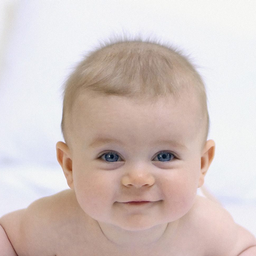
//> input picture img/baby1.png, 256 x 256 px, shrunk from 512 x 512 before the run, given in place of (null)1.png, which was not available
$ ./testcv   (built with g++ and OpenCV 4)
//> lines starting //> are read from the running program, lines starting //| are printed output that depends on the picture; after the words box and inside, x2 and y2 are one past the last pixel; in counts of white or black regions, pixels touching at a corner belong together; pictures that were not available may be replaced by others from this repository, and a replacement may not be noted
#include "opencv2/highgui/highgui.hpp"
#include "opencv2/imgproc/imgproc.hpp"
//#include <opencv2/highgui/highgui_c.h>
#include <iostream>
#include <math.h>

using namespace std;
using namespace cv;
float const PI = 4*atan(1);

void makeControlPoints(Mat &,int);
void makeOffset(Mat &,bool);
void warp(Mat,int);
void warpTemp(Vec2f &,Mat,int,int);
float B(float,int,int);
float calColorWork(Mat,Mat,int,int);
float calLengthWork(Mat,Mat);
Mat takeQuad(Vec2f* , int, int);
Mat takeQuads(Vec2f*, int, int);
Vec2f pixel2grid (int, int);
Vec2i grid2pixel(Vec2f);
bool compareWarp(Mat,Mat,int);
void smooth(Mat,Mat&);
float calAngleWork (Mat, Mat);
float measureAngle(Vec2f, Vec2f, Vec2f);

Mat offsets_4,offsets_25;
Mat img_dst,img_src;

int main(int argc, const char** argv) {
	if (argc!=2)
		cout << "Usage ./test <picture>" << endl;
	char pictureName1[100];
	sprintf(pictureName1,"/Users/judy/Documents/senior/SpecialProject/morphing/Implementation/img/%s1.png",argv[1]);
	char pictureName2[100];
	sprintf(pictureName2,"/Users/judy/Documents/senior/SpecialProject/morphing/Implementation/img/%s2.png",argv[1]);
	img_src = imread(pictureName1,CV_LOAD_IMAGE_UNCHANGED);
//> img_src is the input picture: 256 rows x 256 cols, CV_8UC3; mean B, G, R 193.9, 197.8, 212.2
	img_dst = imread(pictureName2,CV_LOAD_IMAGE_UNCHANGED);
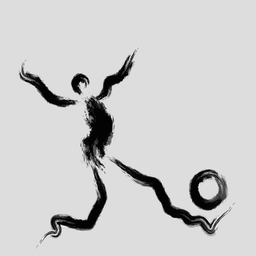
//> input picture img/brush1.png, 256 x 256 px, shrunk from 512 x 512 before the run, given in place of (null)2.png, which was not available
//> img_dst is the input picture: 256 rows x 256 cols, CV_8UC4; mean B, G, R, A 204.1, 204.1, 204.1, 255
	img_src.convertTo(img_src,CV_32FC3,1/255.0); //convert to 1~255 scale
//> img_src: 256 rows x 256 cols, CV_32FC3
	img_dst.convertTo(img_dst,CV_32FC3,1/255.0);
//> img_dst: 256 rows x 256 cols, CV_32FC4
	cout << "src size: " <<  img_src.rows << "x" << img_src.cols << endl;
//| src size: 256x256
	// cout << img_src.at<Vec3b>(32,22) << endl;
	cout << "dst size: " <<  img_dst.rows << "x" << img_dst.cols << endl;
//| dst size: 256x256
	//cout << img_dst << endl;
	if (img_src.rows != img_src.cols)
		cout << "please input square pictures" << endl;
	namedWindow("src",CV_WINDOW_AUTOSIZE);
	imshow("src",img_src);
	namedWindow("dst",CV_WINDOW_AUTOSIZE);
	imshow("dst",img_dst);

	makeOffset(offsets_4,0);
	makeOffset(offsets_25,1);

	// int i = 1;
	Mat ControlPoints;

	Mat tempControlPoints;
	bool stop=false;

	for ( int i=1; ; i++) {
		cout << " i: " << i << endl;
		Mat outputImg(img_dst.rows,img_dst.cols,CV_32FC3);
		Mat recordWarp = Mat::ones(img_dst.rows,img_dst.cols,CV_8U);

		if (i!=1) {
			tempControlPoints = ControlPoints.clone();
		}

		makeControlPoints(ControlPoints,i);


		// [7 lines of commented-out code are left out]

		cout << "CP moving " << endl;
		// cout << ControlPoints << endl << endl;

		warp(ControlPoints,i);
		cout << "CP moved end" << endl;
		cout << ControlPoints << endl << endl;
//| [0, 0, 0, 0.48100397, 0, 1, 0.5, 0, 0.5, 0.40100506, 0.5, 1, 1, 0, 1, 0.40100506, 1, 1;
//|  0, 0, 0, 0.48100397, 0, 1, 0.5, 0, 0.5, 0.40100506, 0.5, 1, 1, 0, 1, 0.40100506, 1, 1]
		for (int x=0; x<img_src.rows; x++)
			for (int y=0; y<img_src.cols; y++){
				Vec2f out = pixel2grid(x,y);
				warpTemp(out,ControlPoints,i,0);
				Vec2i outi = grid2pixel(out);
				outputImg.at<Vec3f>(outi[1],outi[0]) = img_src.at<Vec3f>(y,x);
				recordWarp.at<uchar>(outi[1],outi[0]) = 0;
				// cout << "outi " << outi  << " " << x << " " << y << " " << outputImg.at<Vec3f>(outi[1],outi[0]) << endl;
			}
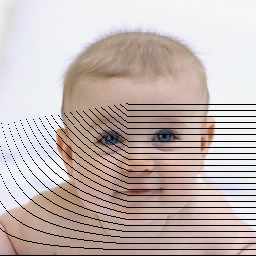
//> outputImg: 256 rows x 256 cols, CV_32FC3; mean B, G, R 0.695, 0.709, 0.763
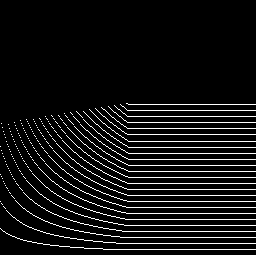
//> recordWarp: 256 rows x 256 cols, CV_8UC1; values 0 (black) and 1 (white), 8.1% white in thin lines or dots, all inside (x1, y1, x2, y2) = (0, 103, 256, 256)
		cout << "without smoothing done" << endl;


		smooth(recordWarp,outputImg);
		cout << "smoothing done" << endl;


		char windowName[20];
		sprintf(windowName,"warped_%d",i);
		namedWindow(windowName,CV_WINDOW_AUTOSIZE);
		imshow(windowName,outputImg);
		if (i!=1)
			stop = compareWarp(ControlPoints,tempControlPoints,i-1);
		cout << "stop? " << stop << endl;
		if (stop)
			break;

	}


// [15 lines of commented-out code are left out]

	waitKey(0);
	destroyWindow("src");
	destroyWindow("dst");
	destroyWindow("warped");
	return 0;
}
void smooth(Mat recordWarp, Mat& outputImg) {
	Mat nonZero;
	findNonZero(recordWarp,nonZero);
//> nonZero = contour of 5315 points, box (x1, y1, x2, y2) (0, 103, 256, 256), area 16258
	// cout <<"nonzero: " << nonZero.total() << endl;

	for (int z=0; z<nonZero.total(); z++) {
		// cout << "z: " << z << endl;
		Point nz = nonZero.at<Point>(z);
		// cout << "nz: " << nz.y << " " << nz.x << endl;

		int count =0;
		Vec3f sum = Vec3f(0.0,0.0,0.0);
		if (nz.y-1>=0 && nz.x-1>=0 && recordWarp.at<uchar>(nz.y-1,nz.x-1) == 0) {
			// cout << "record: " << nz.y << " " << nz.x << " " <<recordWarp.at<uchar>(nz.y-1,nz.x-1) << endl;
			sum += outputImg.at<Vec3f>(nz.y-1,nz.x-1);
			// cout << outputImg.at<Vec3f>(nz.y-1,nz.x-1) << " " << sum << endl;
			count++;
		}
		if (nz.y-1 >= 0 && recordWarp.at<uchar>(nz.y-1,nz.x) == 0) {
			sum += outputImg.at<Vec3f>(nz.y-1,nz.x);
			count++;
		}
		if (nz.y-1>=0 && nz.x+1 < img_src.cols && recordWarp.at<uchar>(nz.y-1,nz.x+1) == 0) {
			sum += outputImg.at<Vec3f>(nz.y-1,nz.x+1);
			count++;
		}
		if (nz.x-1 >= 0 && recordWarp.at<uchar>(nz.y,nz.x-1) == 0) {
			sum += outputImg.at<Vec3f>(nz.y,nz.x-1);
			count++;
		}
		if (nz.x+1 < img_src.cols && recordWarp.at<uchar>(nz.y,nz.x+1) == 0) {
			sum += outputImg.at<Vec3f>(nz.y,nz.x+1);
			count++;
		}
		if (nz.y+1 < img_src.rows && nz.x-1 >= 0 && recordWarp.at<uchar>(nz.y+1,nz.x-1) == 0) {
			sum += outputImg.at<Vec3f>(nz.y+1,nz.x-1);
			count++;
		}
		if (nz.y+1 < img_src.rows && recordWarp.at<uchar>(nz.y+1,nz.x) == 0) {
			sum += outputImg.at<Vec3f>(nz.y+1,nz.x);
			count++;
		}
		if (nz.y+1 < img_src.rows && nz.x+1 < img_src.cols && recordWarp.at<uchar>(nz.y+1,nz.x+1) == 0) {
			sum += outputImg.at<Vec3f>(nz.y+1,nz.x+1);
			count++;
		}

		// cout << "sum: " << sum << " count " << count << " " << endl;

		if (count != 0) {
			outputImg.at<Vec3f>(nz.y,nz.x) = sum/count;
			// cout << "sum: " << sum << " count " << count << " " << outputImg.at<Vec3f>(nz.y,nz.x) << endl;
		}
		// else
			// cout << "still no value" << endl;
	}
//> this loop made 5315 passes
//> (nz, sum) on passes 1 to 12: (Point(126, 103), [4.07, 4.36, 5.12]), (Point(127, 103), [3.49, 3.72, 4.36]), (Point(120, 104), [4.04, 4.34, 5.11]), (Point(128, 104), [3.49, 3.7, 4.34]), (Point(129, 104), [3.53, 3.74, 4.37]), (Point(130, 104), [3.55, 3.76, 4.4]), (Point(131, 104), [3.55, 3.76, 4.4]), (Point(132, 104), [3.54, 3.75, 4.39]), (Point(133, 104), [3.54, 3.75, 4.39]), (Point(134, 104), [3.53, 3.76, 4.4]), (Point(135, 104), [3.52, 3.77, 4.4]), (Point(136, 104), [3.53, 3.79, 4.43])
//> nz on pass 54: Point(178, 104)
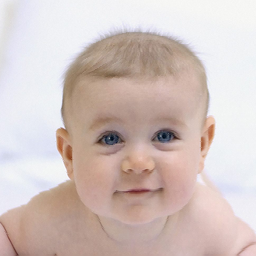
//> outputImg: 256 rows x 256 cols, CV_32FC3; 8.11% of pixels changed, all inside (x1, y1, x2, y2) = (0, 103, 256, 256)
}
bool compareWarp(Mat A, Mat B, int i) {
	int a_points = pow(2,i+1)+1;
	int b_points = pow(2,i)+1;
	Vec2f* b = B.ptr<Vec2f>(0);
	Vec2f* a = A.ptr<Vec2f>(0);

	for (int j=0; j<a_points; j++)
		for (int k=0; k<a_points; k++) {
			Vec2f sum = 0.25 * (b[(int)(floor(j/2)*b_points+floor(k/2))]
				+ b[(int)(floor((j+1)/2)*b_points+floor(k/2))]
				+ b[(int)(floor(j/2)*b_points+floor((k+1)/2))]
				+ b[(int)(floor((j+1)/2)*b_points+floor((k+1)/2))]);
			// cout << "sum: " << sum << " new: " << a[j*a_points+k] << endl;
			if (sum != a[j*a_points+k])
				return false;
		}
	return true;
}

void makeControlPoints(Mat &ControlPoints,int i) {
	int points = pow(2,i)+1;

	// if (i==1) {
		// cout << "points: " << points << endl;
		ControlPoints = Mat::zeros(2,points*points,CV_32FC2);
		//ControlPoints = (Mat_<double>(2,2) << 1,2,3,4);
		//cout << ControlPoints << endl << endl;
		Vec2f* ControlPoints0 = ControlPoints.ptr<Vec2f>(0);
		Vec2f* ControlPoints1 = ControlPoints.ptr<Vec2f>(1);
		//cout << "ControlPoints0: " << endl << ControlPoints0[1] << endl << endl;
		//cout << "ControlPoints1: " << endl << ControlPoints1[1] << endl << endl;
		for ( int j=0; j<=pow(2,i); j++ )
			for ( int k=0; k<=pow(2,i); k++ ) {
				Vec2f pt = Vec2f(j/pow(2,i),k/pow(2,i));
				//cout << "P(" << j << "," << k << ")=" << pt << endl;
				int idx = j*points + k ;
				ControlPoints0[idx] = pt;
				ControlPoints1[idx] = pt;
			}
	// [25 lines of commented-out code are left out]
}

void makeOffset(Mat &offsets, bool trymore) {
	if ( trymore ) {
		double theta = 2*PI/8; //45 deg
		// cout << "theta: " << theta << endl;
		float unit_rotate[] = {cos(theta),sin(theta),-sin(theta),cos(theta)};
		// cout << unit_rotate[0] << endl;
		Mat unit_rot = Mat(2,2,CV_32FC1,unit_rotate);
		// cout << unit_rot << endl << endl;
		//offsets = Mat::zeros(5,5,CV_32FC2);
		offsets = Mat::zeros(1,25,CV_32FC2);

		for (int i=0; i<5; i++)
			for (int j=0; j<5; j++) {
				float _temp[] = {(i-2)*0.14,(j-2)*0.14};
				Mat temp = Mat(2,1,CV_32FC1,_temp);
				temp = unit_rot*temp;
				//cout << "temp: " << temp << endl;
				int idx = i*5+j;
				offsets.at<Vec2f>(0,idx) = Vec2f(temp.at<float>(0,0),temp.at<float>(0,1));
				//offsets.at<Vec2f>(i,j) = Vec2f(temp.at<float>(0,0),temp.at<float>(0,1));
	//offsets = unit_rot*offsets;
			}
		// cout << offsets << endl << endl;
		//cout << offsets.len << endl;
	}
	else {
		offsets = Mat::zeros(1,4,CV_32FC2);
		offsets.at<Vec2f>(0,0) = Vec2f(-0.25,-0.25);
		offsets.at<Vec2f>(0,1) = Vec2f(-0.25,0.25);
		offsets.at<Vec2f>(0,2) = Vec2f(0.25,-0.25);
		offsets.at<Vec2f>(0,3) = Vec2f(0.25,0.25);
		cout << offsets << endl << endl;
	}
}
void warp( Mat ControlPoints, int i)  {
	// [7 lines of commented-out code are left out]
	Vec2f* ControlPoints0 = ControlPoints.ptr<Vec2f>(0);
	Vec2f* ControlPoints1 = ControlPoints.ptr<Vec2f>(1);
	Mat offsets;
	int n;
	switch(i) {
		case 1: n=5;
				break;
		case 2: n=3;
				break;
		case 3: n=2;
				break;
		default: n=1;
				break;
	}

	// n=1;

	for (int j=0; j<ControlPoints.cols; j++) {
		int type = 0; // 1:corner 2:edge_x 3:edge_y
		// cout << "original ControlPoints: " << ControlPoints0[j] << "  " << ControlPoints1[j] << " -> ";
		if (ControlPoints0[j] == Vec2f(0,0) ||ControlPoints0[j] == Vec2f(0,1)
				||ControlPoints0[j] == Vec2f(1,0) ||ControlPoints0[j] == Vec2f(1,1) ) {
			// cout << " no move! " << endl;
			type = 1;
			continue;
		}
		for ( int nn=1; nn<=n; nn++ ) {
			if (nn==1 && i<4)// (i==2 || i==3))
				offsets = offsets_25;
			else
				offsets = offsets_4;
			//cout << "offsets: " << offsets.cols << " " << offsets << endl << endl;
			float s = 0.2/i + 0.3/nn;
			//cout << "s: " << s << endl;

			Vec2f minCP= ControlPoints0[j];
			Mat quads0 = takeQuads(ControlPoints0,j,i);
			float Color = calColorWork(quads0,ControlPoints,i,0);
			float Length = 0;//calLengthWork(quads0);
			float Angle = 0;//calLengthWork(quads0);
			float Work = pow((256.0/img_src.rows),2)*Color + (400.0/pow(256,2))*Length + (600.0/pow(256,2))*Angle;
				cout << "c: " << pow((256.0/img_src.rows),2)*Color << endl;
				cout << "l: " << (400.0/pow(256,2))*Length  << endl;
				cout << "a: " << (600.0/pow(256,2))*Angle << endl;

			cout << "original Work: " << Work << endl;

			for (int o=0; o<offsets.cols; o++) {
				Vec2f moved = ControlPoints0[j];
				// cout << ControlPoints0[j] << " " << ControlPoints1[j] << endl;
				// moveby Offset
				Vec2f temp = ControlPoints0[j] + s* offsets.at<Vec2f>(0,o);
				// cout << "from: " << moved << "temp: " << temp ;
				warpTemp(temp,ControlPoints,i,0);
				// moved = temp;
				if ( moved[0] == 0 || moved[0]  == 1) {
					type = 2;
					if ( moved[0] == temp[0] )
						moved = temp;
				}
				else if (moved[1] == 0 || moved[1] == 1) {
					type = 3;
					if ( moved[1] == temp[1] )
						moved = temp;
				}
				else
					moved = temp;

				ControlPoints1[j] = moved;
				// cout << " to: " << ControlPoints1[j] <<endl;

				// Mat quads0 = takeQuads(ControlPoints0,j,i);
				Mat quads1 = takeQuads(ControlPoints1,j,i);
				// float Work = calColorWork(quads0,ControlPoints,i);
				float movedColor = calColorWork(quads1,ControlPoints,i,1);
				float movedLength = calLengthWork(quads0,quads1);
				float movedAngle = calAngleWork(quads0,quads1) / pow(2,i);
				float movedWork = pow((256.0/img_src.rows),2)*movedColor + (400.0/pow(256,2))*movedLength + (600.0/pow(256,2))*movedAngle;
				cout << "mc: " << pow((256.0/img_src.rows),2)*movedColor << endl;
				cout << "ml: " << (400.0/pow(256,2))*movedLength  << endl;
				cout << "ma: " << (600.0/pow(256,2))*movedAngle << endl;

				cout << "work0: " << Work << " movedWork: " << movedWork << endl;
				if (movedWork < Work) {
					// cout << "cal work move!!!! " << movedWork << endl;
					// ControlPoints0[j] = moved;
					minCP = moved;
					Work = movedWork;
				}
				// else
					ControlPoints1[j] = ControlPoints0[j];

			}
			ControlPoints0[j] = minCP;
			ControlPoints1[j] = minCP;

			// cout << endl;
		}
		// cout  << ControlPoints0[j] << "  " << ControlPoints1[j] << endl;
	}
}

float calColorWork(Mat quads, Mat ControlPoints, int i, int flag) {
	double dist=0;
	//cout << "in cal: " << quads << endl << endl;
	for (int r=0; r<quads.rows; r++)
	{
		// cout << "quads: " << quads.row(r) << endl;
		//cout << quads.at<Vec2f>(x,0) << endl;
		vector<Point2f> contour(4);
		for (int v=0; v<4; v++) {
			Vec2f temp = Vec2f(quads.at<Vec2f>(r,v));
			contour[v] = Point(temp[0]*img_src.rows,temp[1]*img_src.cols);
			//cout << "temp.x " << temp[0] << " temp.y " << temp[1] << " rows: " << img_src.rows << endl;
			// cout << contour[v] << " " ;
		}

		vector<Mat> xy(2);
		split(quads.row(r),xy);
		//cout << xy[0] << endl; // quad x
		//cout << xy[1] << endl; // quad y
		double minx,miny,maxx,maxy;
		minMaxLoc(xy[0],&minx,&maxx,NULL,NULL);
		minMaxLoc(xy[1],&miny,&maxy,NULL,NULL);
		//cout << "minx: " <<minx *img_src.rows<< " maxx: " << maxx*img_src.rows << endl;
		//cout << "miny: " <<miny*img_src.cols << " maxy: " << maxy*img_src.cols << endl;
		for (int x=(minx*img_src.rows) ; x<(maxx*img_src.rows) ; x++ ) {
			for (int y=(miny*img_src.cols) ; y<(maxy*img_src.cols); y++) {

				int test = pointPolygonTest(Mat(contour), Point2f(x,y), false);
				if ( test >=0 ) {
					Vec3b colorc1 = img_src.at<Vec3b>(y,x);
					// Vec3f colorc1_f = (Vec3f)colorc1 / 255.0;
					Vec2f temp = pixel2grid(x,y);
					//Vec2f temp = Vec2f(x/img_src.rows,y/img_src.cols);
					warpTemp(temp,ControlPoints,i,flag);
					//cout << "compare : " << float(x)/float(img_src.rows) << "," << float(y)/float(img_src.cols) << " " << temp[0]*img_src.rows << " " << temp[1]*img_src.cols << endl;

					// cout << "temp" << temp << endl;
					Vec3b colorc2 = img_dst.at<Vec3b>(temp[1]*img_src.cols,temp[0]*img_src.rows);
					// Vec3f colorc2_f = (Vec3f)colorc / 255.0;

					// colorc2 /= 255.0;

					// cout << x << " " << y << " " << grid2pixel(temp) << endl;
					dist += norm(colorc1,colorc2)/255.0;
					// [4 lines of commented-out code are left out]

				}
				//cout << "(x,y)" << x << " " << y << " test: " << test <<endl;
			}
		}
	}
	// cout << "colorWork: " << dist << endl;
	return dist;
}

float calLengthWork(Mat quads0, Mat quads1) {
	float dist=0;
	for (int r=0; r<quads0.rows; r++) {
		dist += pow(img_src.rows*(norm(Point2f(quads0.at<Vec2f>(r,0))-Point2f(quads0.at<Vec2f>(r,1)))-norm(Point2f(quads1.at<Vec2f>(r,0))-Point2f(quads1.at<Vec2f>(r,1)))),2);
		dist += pow(img_src.rows*(norm(Point2f(quads0.at<Vec2f>(r,0))-Point2f(quads0.at<Vec2f>(r,2)))-norm(Point2f(quads1.at<Vec2f>(r,0))-Point2f(quads1.at<Vec2f>(r,2)))),2);
		dist += pow(img_src.rows*(norm(Point2f(quads0.at<Vec2f>(r,3))-Point2f(quads0.at<Vec2f>(r,1)))-norm(Point2f(quads1.at<Vec2f>(r,3))-Point2f(quads1.at<Vec2f>(r,1)))),2);
		dist += pow(img_src.rows*(norm(Point2f(quads0.at<Vec2f>(r,2))-Point2f(quads0.at<Vec2f>(r,3)))-norm(Point2f(quads1.at<Vec2f>(r,2))-Point2f(quads1.at<Vec2f>(r,3)))),2);
	}
	// cout << "lengthWork: " << dist << endl;
	return dist;
}

float calAngleWork (Mat quads0, Mat quads1) {
	float angleDiff = 0;
	for (int r=0; r<quads0.rows; r++) {
		if (quads0.at<Vec2f>(r,0) != quads1.at<Vec2f>(r,0) ||
			quads0.at<Vec2f>(r,1) != quads1.at<Vec2f>(r,1) ||
			quads0.at<Vec2f>(r,2) != quads1.at<Vec2f>(r,2))
			angleDiff += pow((measureAngle(quads0.at<Vec2f>(r,0),quads0.at<Vec2f>(r,1),quads0.at<Vec2f>(r,2))- measureAngle(quads1.at<Vec2f>(r,0),quads1.at<Vec2f>(r,1),quads1.at<Vec2f>(r,2))),2);
		if (quads0.at<Vec2f>(r,1) != quads1.at<Vec2f>(r,1) ||
			quads0.at<Vec2f>(r,0) != quads1.at<Vec2f>(r,0) ||
			quads0.at<Vec2f>(r,3) != quads1.at<Vec2f>(r,3))
			angleDiff += pow((measureAngle(quads0.at<Vec2f>(r,1),quads0.at<Vec2f>(r,0),quads0.at<Vec2f>(r,3))- measureAngle(quads1.at<Vec2f>(r,1),quads1.at<Vec2f>(r,0),quads1.at<Vec2f>(r,3))),2);
		if (quads0.at<Vec2f>(r,3) != quads1.at<Vec2f>(r,3) ||
			quads0.at<Vec2f>(r,1) != quads1.at<Vec2f>(r,1) ||
			quads0.at<Vec2f>(r,2) != quads1.at<Vec2f>(r,2))
			angleDiff += pow((measureAngle(quads0.at<Vec2f>(r,3),quads0.at<Vec2f>(r,1),quads0.at<Vec2f>(r,2))- measureAngle(quads1.at<Vec2f>(r,3),quads1.at<Vec2f>(r,1),quads1.at<Vec2f>(r,2))),2);
		if (quads0.at<Vec2f>(r,2) != quads1.at<Vec2f>(r,2) ||
			quads0.at<Vec2f>(r,0) != quads1.at<Vec2f>(r,0) ||
			quads0.at<Vec2f>(r,3) != quads1.at<Vec2f>(r,3))
			angleDiff += pow((measureAngle(quads0.at<Vec2f>(r,2),quads0.at<Vec2f>(r,0),quads0.at<Vec2f>(r,3))- measureAngle(quads1.at<Vec2f>(r,2),quads1.at<Vec2f>(r,0),quads1.at<Vec2f>(r,3))),2);
	}
	// cout << "angleDiff:  " << angleDiff << endl;
	return angleDiff;
}
float measureAngle(Vec2f a, Vec2f b , Vec2f c) {
	// cout << "a: " << a << " b: " << b << " c: " << c << endl;
	// cout << b[0]-a[0] << " " << b[1]-a[1] << endl;
	Vec2f v1 = Vec2f(b[0]-a[0],b[1]-a[1]);
	Vec2f v2 = Vec2f(c[0]-a[0],c[1]-a[1]);
	// cout << "v1: " << v1 << " v2: " << v2 << endl;
	float len1 = sqrt(v1[0]*v1[0]+v1[1]*v1[1]);
	float len2 = sqrt(v2[0]*v2[0]+v2[1]*v2[1]);
	float dot = v1[0]*v2[0]+ v1[1]*v2[1] ;
	float temp = dot / (len1*len2);
	// cout << "cos: " << temp << endl;
	if (temp == 1)
		return 0.0;
	else if (temp == -1)
		return PI;
	else
		return acos(temp);
}
Vec2f pixel2grid ( int x, int y) {
	return Vec2f(float(x)/float(img_src.rows),float(y)/float(img_src.cols));
}
Vec2i grid2pixel ( Vec2f a ) {
	return Vec2i(a[0]*img_src.rows,a[1]*img_src.cols);
}


Mat takeQuad( Vec2f* ControlPoints0, int x, int points) {//int j, int k, int i) //left button point {
	Mat quad = Mat::zeros(1,4,CV_32FC2);
	quad.at<Vec2f>(0,0) = ControlPoints0[x];
	quad.at<Vec2f>(0,1) = ControlPoints0[x+1];
	quad.at<Vec2f>(0,2) = ControlPoints0[x+points];
	quad.at<Vec2f>(0,3) = ControlPoints0[x+1+points];
	return quad;
}
Mat takeQuads(Vec2f* ControlPoints0,int x,int i) {
	int points = pow(2,i)+1;
	Mat quads;

	//cout << ControlPoints0  << endl;
	//Vec2f* ControlPoints0 = ControlPoints.ptr<Vec2f>(0);
	if ( ControlPoints0[x](0) ==0 ) {
		quads = Mat(2,4,CV_32FC2);
		Mat quad1,quad2;
		quad1 = takeQuad(ControlPoints0,x-1,points);
		quad2 = takeQuad(ControlPoints0,x,points);
		quad1.copyTo(quads.row(0));
		quad2.copyTo(quads.row(1));
	}
	else if ( ControlPoints0[x](0) == 1) {
		quads = Mat(2,4,CV_32FC2);
		Mat quad1,quad2;
		quad1 = takeQuad(ControlPoints0,x-points-1,points);
		quad2 = takeQuad(ControlPoints0,x-points,points);
		quad1.copyTo(quads.row(0));
		quad2.copyTo(quads.row(1));
	}
	else if ( ControlPoints0[x](1) == 0) {
		quads = Mat(2,4,CV_32FC2);
		Mat quad1,quad2;
		quad1 = takeQuad(ControlPoints0,x-points,points);
		quad2 = takeQuad(ControlPoints0,x,points);
		quad1.copyTo(quads.row(0));
		quad2.copyTo(quads.row(1));
	}
	else if ( ControlPoints0[x](1) == 1) {
		quads = Mat(2,4,CV_32FC2);
		Mat quad1,quad2;
		quad1 = takeQuad(ControlPoints0,x-points-1,points);
		quad2 = takeQuad(ControlPoints0,x-1,points);
		quad1.copyTo(quads.row(0));
		quad2.copyTo(quads.row(1));
	}
	else {
		quads = Mat(4,4,CV_32FC2);
		Mat quad1,quad2,quad3,quad4;
		quad1 = takeQuad(ControlPoints0,x-points-1,points);
		quad2 = takeQuad(ControlPoints0,x-points,points);
		quad3 = takeQuad(ControlPoints0,x-1,points);
		quad4 = takeQuad(ControlPoints0,x,points);
		quad1.copyTo(quads.row(0));
		quad2.copyTo(quads.row(1));
		quad3.copyTo(quads.row(2));
		quad4.copyTo(quads.row(3));
	}
	// cout << "quads: " <<quads << endl << endl;
	return quads;
}

void warpTemp(Vec2f &v, Mat ControlPoints,int i,int flag) {
	Vec2f r= Vec2f(0,0);
//> (the run ends here: the time limit is reached, at `for (int j=0; j<=pow(2,i); j++)`)
